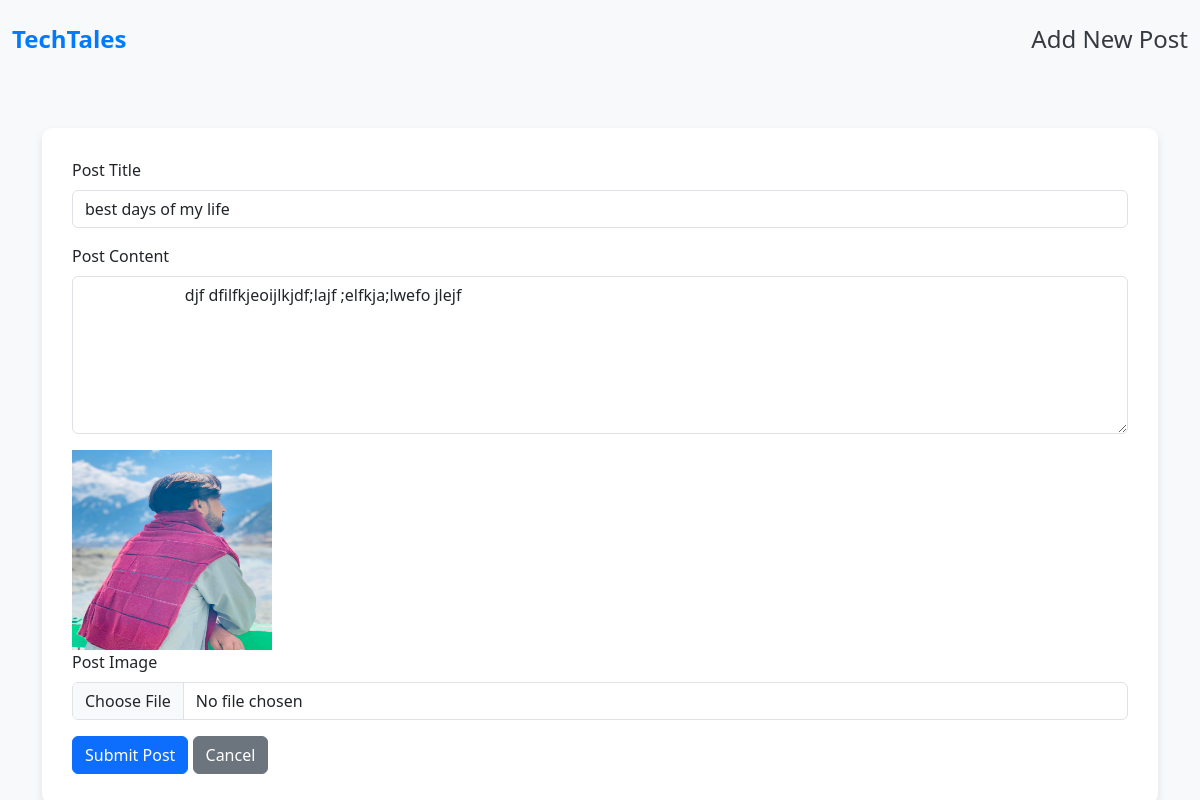
/edit_blog/3/, run on the app's committed database.
### app/models.py (models this page shows, shortened)
class Blog(models.Model):
    STATUS = (('submitted','submitted'),('pending','pending'),('verified','verified'),('rejected','rejected'))
    user = models.ForeignKey(User,on_delete=models.CASCADE)
    title = models.CharField(max_length=233,unique= True)
    content = models.TextField()
    image = models.ImageField(blank=True,upload_to='blog_images/')
    blog_url = models.URLField(blank=True)
    video = models.CharField(max_length=122,blank=True)
    created_at = models.DateTimeField(auto_now_add=True)
    updated_at = models.DateTimeField(auto_now=True)
    feed_back_to_user = models.CharField(blank=True,max_length=200)
    status = models.CharField(blank=True,choices=STATUS,max_length=20,default='submitted')

### app/views.py (the view, shortened to what this page needs)
# urls.py: path('edit_blog/<int:blog_id>/',edit_blog,name='edit_blog'),
def edit_blog(request,blog_id):
    blog = Blog.objects.get(id = blog_id)
    context = {
        'blog':blog
    }
    return render(request,'edit_blog.html',context)

### templates/edit_blog.html (shortened to what this page needs)
{%load static%}
<!DOCTYPE html>
<html lang="en">
<head>
    <link href="https://cdn.jsdelivr.net/npm/bootstrap@5.3.0-alpha1/dist/css/bootstrap.min.css" rel="stylesheet">
</head>
<body>
    <nav class="navbar navbar-light bg-light py-3">
        <div class="container-fluid d-flex justify-content-between align-items-center">
            <a class="navbar-brand" href="/">TechTales</a>
            <h2 class="page-title">Add New Post</h2>
        </div>
    </nav>
    <div class="container">
        <div class="form-container">
            <form method="post" enctype="multipart/form-data">
                <div class="mb-3">
                    <label for="postTitle" class="form-label">Post Title</label>
                    <input type="text" name="title" class="form-control" id="postTitle" value="{{blog.title}}" placeholder="Enter post title">
                </div>
                <div class="mb-3">
                    <label for="postContent" class="form-label">Post Content</label>
                    <textarea class="form-control" name="content" id="postContent" rows="6" placeholder="Write your post content here">
                        {{blog.content}}
                    </textarea>
                </div>
             <div>
                {% if blog.image%}
                <img src="{{blog.image.url}}" alt="" srcset="" width="200px" height="200px">
                {%endif%}
             </div>
                <div class="mb-3">
                    <label for="postImage" class="form-label">Post Image</label>
                    <input class="form-control" name="image" type="file" id="postImage">
                </div>
                <button type="submit" class="btn btn-primary">Submit Post</button>
                <a href="#" class="btn btn-secondary">Cancel</a>
            </form>
        </div>
    </div>
</body>
</html>

### templates/edit_blog.html (style rules this page uses)
body { background-color: #f8f9fa; }
.form-container { margin-top: 50px; background-color: white; padding: 30px; border-radius: 10px; box-shadow: 0 4px 8px rgba(0, 0, 0, 0.1); }
.navbar-brand { font-size: 1.5rem; font-weight: bold; color: #007bff; }
.page-title { font-size: 1.5rem; color: #343a40; margin: 0; }

### data on the page
Blog: title "best days of my life", content "djf dfilfkjeoijlkjdf;lajf ;elfkja;lwefo jlejf", image (picture)
